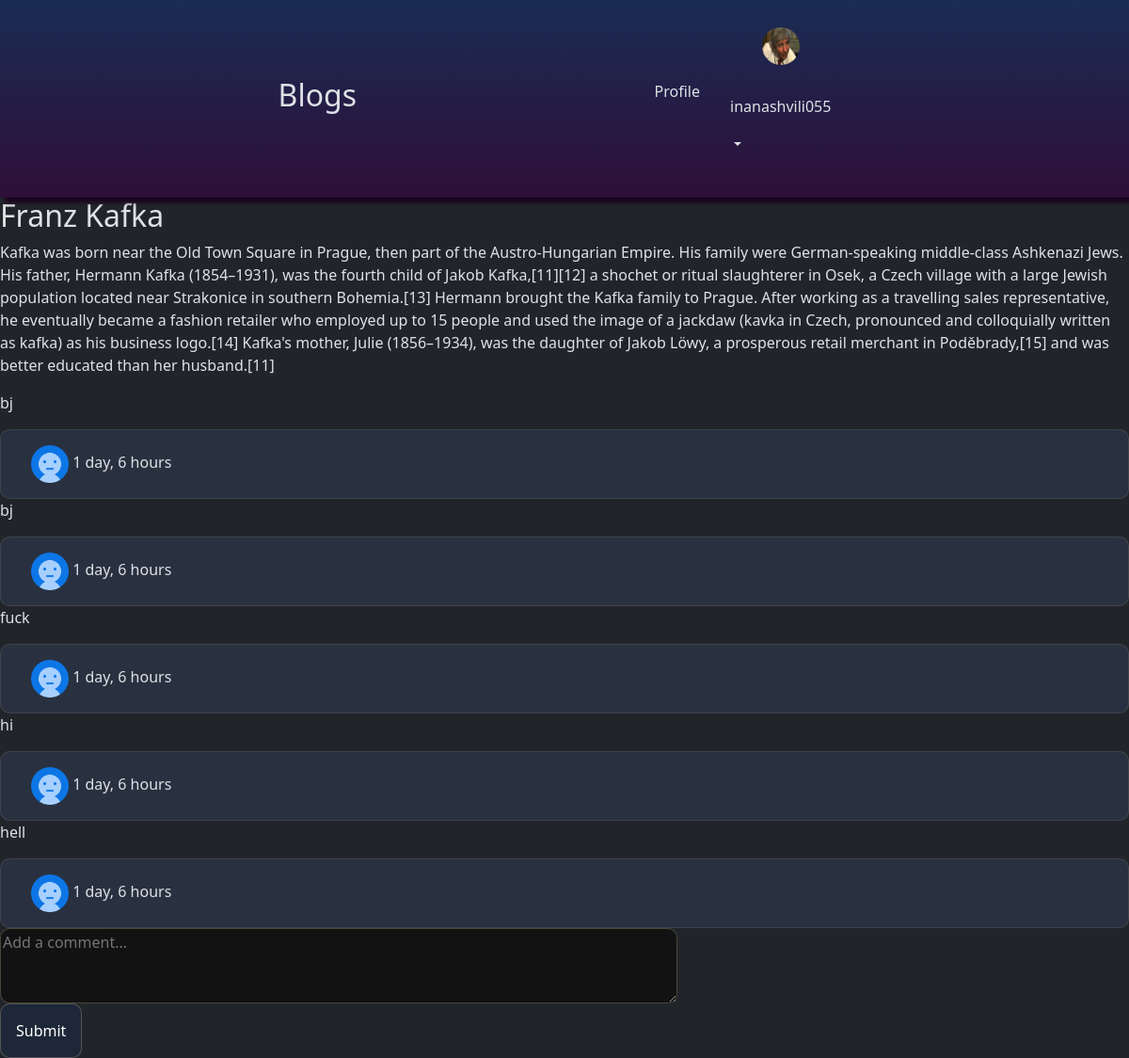
/blog/9/ (signed in), run on the app's committed database.
### blogs/models.py (models this page shows, shortened)
class Author(models.Model):
    user = models.OneToOneField(User, on_delete=models.CASCADE, null=True, blank=True)
    avatar = models.ImageField(null=True, default= 'avatar.png' )
    name = models.CharField(max_length=50)

class Blogs(models.Model):
    title = models.CharField(max_length=50)
    description = models.TextField()
    authors = models.ManyToManyField("Author")
    created = models.DateTimeField(auto_now_add=True, null=True)
    class Meta:
        ordering = ['-created']

class Comment(models.Model):
    user = models.ForeignKey(Author, on_delete=models.CASCADE)
    blogs = models.ForeignKey(Blogs, on_delete=models.CASCADE)
    body = models.TextField()
    created = models.DateTimeField(auto_now_add=True)
    class Meta:
        ordering = ['-created']

### blogs/views.py (the view, shortened to what this page needs)
# urls.py: path('blog/<int:id>/', views.blog_details, name='blog_detail'),
def blog_details(request, id):
    blog = get_object_or_404(Blogs, id=id)
    blog_comments = blog.comment_set.all()
    is_author = request.user.is_authenticated and blog.authors.filter(user=request.user).exists()
    return render(request, 'blogs/blog_detail.html', {
        'blog': blog,
        'blog_comments': blog_comments,
        'is_author': is_author
    })

### blogs/templates/blogs/blog_detail.html (shortened to what this page needs)
{% extends 'index.html' %}
{% block content %}
  <h2>{{ blog.title }}</h2>
  <p>{{ blog.description }}</p>
  {% if blog_comments %}
    {% load tz %}
    {% for comment in blog_comments %}
      <div class="comment-body">
        <p>{{ comment.body }}</p>
        <div class="comment-info">
          <a href="{% url 'profile' %}">
            <img src="{{ comment.user.avatar.url }}" alt="" style="width: 2.5em; height: 2.5em;">
          </a>
          <span>{{ comment.created|timesince }}</span>
        </div>
      </div>
    {% endfor %}
  {% else %}
    <p>No comments yet. Be the first to comment!</p>
  {% endif %}
  <form method="POST">
    <textarea name="body" placeholder="Add a comment..."></textarea>
    <button type="submit">Submit</button>
  </form>
{% endblock %}

### templates/navbar.html (shortened to what this page needs)
{% load static %}
<nav class="navbar navbar-expand-lg bg-body-tertiary header-nav">
    <a class="nav-link active" aria-current="page" href="{% url 'home' %}"><h2>Blogs</h2></a>
    <ul class="prof">
  {% if request.user.is_authenticated %}
        <li class="nav-item">
          <a class="nav-link active profile" aria-current="page" href="{% url 'profile' %}"><span class="Profile ">Profile </span></a>
        </li>
  <div class="">
    <div class="dropdown">
    <a href="{% url 'profile' %}">
      <img src="{{ request.user.author.avatar.url }}" alt="" style="width: 2.5em; height: 2.5em; border-radius: 100%;">
    </a>
    <a class="nav-link dropdown-toggle" role="button" data-bs-toggle="dropdown" aria-expanded="false" >
      <p>{{request.user.username}}  </p>
    </a>
  </div>
  </div>
  {% endif %}
    </ul>
  </nav>

### static/styles/style.css (style rules this page uses)
.header-nav { display: flex; justify-content: space-evenly; background: linear-gradient(180deg, #1a2c54 0%, #2e0f38 100% ); width: 100%; box-shadow: #190121 5px 5px 5px; z-index: 5000; align-items: center; }
a { cursor: pointer !important; }
.dropdown { display: flex; flex-direction: column; justify-content: center; align-items: center; }
.dropdown a { padding:1em; }
.profile { padding: 0 1em; }
.prof { display: flex; justify-content: center; align-items: center; padding: 5px; }
a { all: unset; }
li { all: unset; }
.search-form button , button { border: 1px solid rgba(245, 222, 179, 0.248); border-radius: 10px; padding: 1em; background-color: #1a2c545e; display: inline-flex; transition: 0.3 ease-in; }
.new-blog-form input, textarea { display: flex; flex-direction: column; width: 60vw; height: 10vh; border: 1px solid rgba(245, 222, 179, 0.248); border-radius: 10px; }
.comment-info { background-color: #465d8f3b; padding: 1em 2em; border: 1px solid rgba(245, 222, 179, 0.107); border-radius: 10px; }

### data on the page
Blogs: title "Franz Kafka", description "Kafka was born near the Old Town Square in Prague, then part of the Austro-Hungarian Empire. His family were German-speaking middle-class Ashkenazi Jews. His father, Hermann Kafka (1854–1931), was the fourth child of Jakob Kafka,[11][12] a shochet or ritual slaughterer in Osek, a Czech village with a large Jewish population located near Strakonice in southern Bohemia.[13] Hermann brought the Kafka family to Prague. After working as a travelling sales representative, he eventually became a fashion retailer who employed up to 15 people and used the image of a jackdaw (kavka in Czech, pronounced and colloquially written as kafka) as his business logo.[14] Kafka's mother, Julie (1856–1934), was…"
Comment: body "bj", user.avatar (placeholder picture), created "1 day, 6 hours"
Comment: body "bj", user.avatar (placeholder picture), created "1 day, 6 hours"
Comment: body "fuck", user.avatar (placeholder picture), created "1 day, 6 hours"
Comment: body "hi", user.avatar (placeholder picture), created "1 day, 6 hours"
Comment: body "hell", user.avatar (placeholder picture), created "1 day, 6 hours"

### other printed values
{{ request.user.username }} "inanashvili055"
